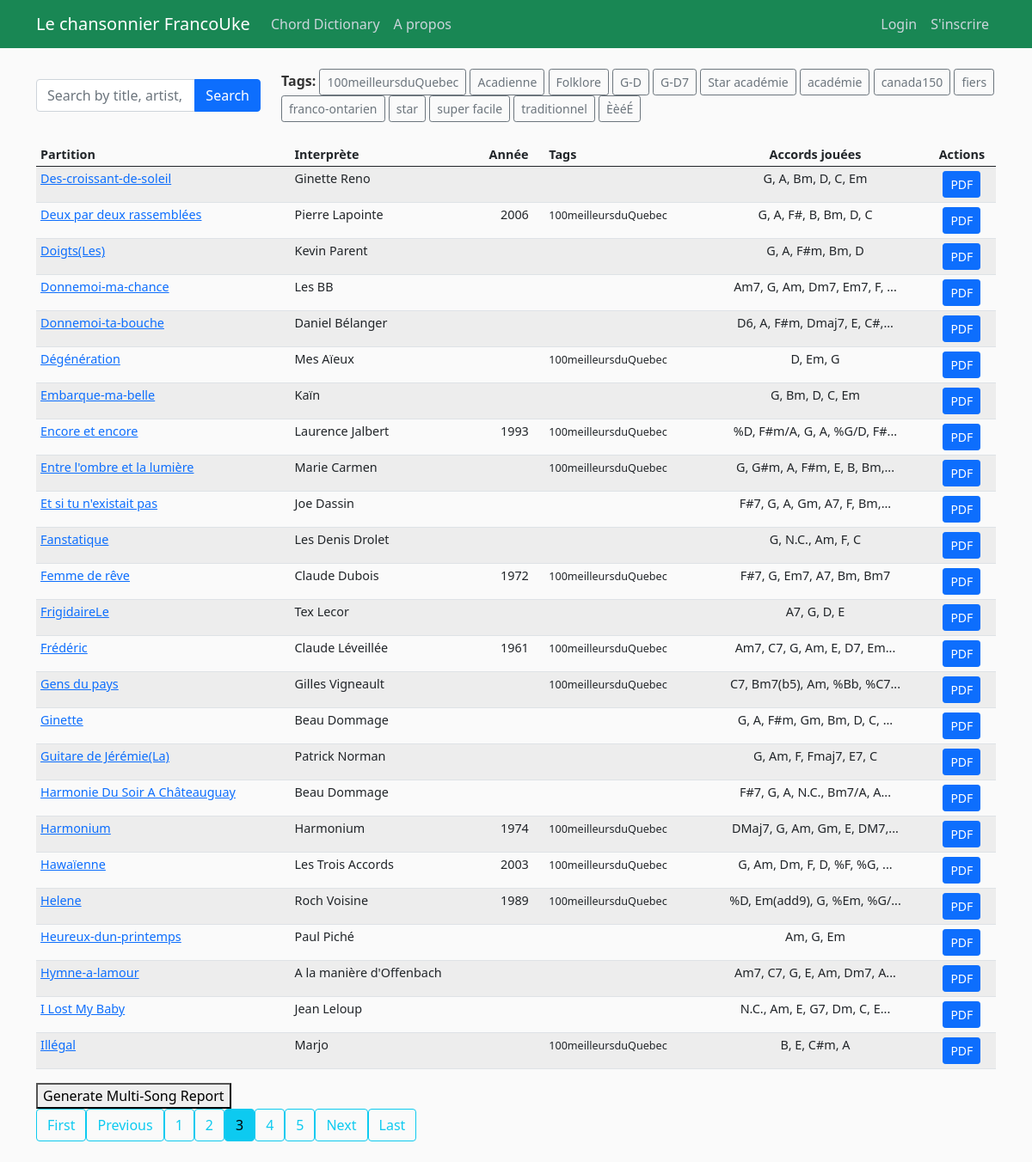
/?page=3, run on the app's committed database.
### songbook/models.py (models this page shows, shortened)
class Song(models.Model):
    songTitle = models.CharField(max_length=100, blank=True, null=True)
    songChordPro = models.TextField()  # Original
    lyrics_with_chords = models.JSONField(null=True, blank=True)
    metadata = models.JSONField(blank=True, null=True)  # Stores metadata as JSON
    date_posted = models.DateField(default=timezone.now)
    contributor = models.ForeignKey(User, on_delete=models.CASCADE)
    abc_notation = models.TextField(blank=True, null=True, help_text="Optional ABC notation for this song.")
    tags = TaggableManager(blank=True)

### songbook/views.py (the view, shortened to what this page needs)
# urls.py: path('', SongListView.as_view(), name='songbook-home'),
class SongListView(ListView):
    model = Song
    template_name = 'songbook/song_list.html'
    context_object_name = 'songs'
    ordering = ['songTitle']
    paginate_by = 25
    def get_queryset(self):
        queryset = super().get_queryset()
        search_query = self.request.GET.get('q', '')  # Search query
        selected_tag = self.request.GET.get('tag', '')  # Selected tag
        if selected_tag:  # Filter by tag if a tag is selected
            queryset = queryset.filter(tags__name=selected_tag)
        return queryset
    def get_context_data(self, **kwargs):
        context = super().get_context_data(**kwargs)
        search_query = self.request.GET.get('q', '')
        selected_tag = self.request.GET.get('tag', '')  # Selected tag
        song_data = []
        for song in context['songs']:
            parsed_data = song.lyrics_with_chords or ""
            chords = extract_chords(parsed_data, unique=True) if parsed_data else []
            tags = [tag.name for tag in song.tags.all()]  # Get tags for each song
            song_data.append({
                'song': song,
                'chords': ', '.join(chords),
                'tags': ', '.join(tags),
            })
        all_tags = Tag.objects.all().values_list('name', flat=True).distinct()
        context['song_data'] = song_data
        context['search_query'] = search_query
        context['selected_tag'] = selected_tag  # Pass the selected tag
        context['all_tags'] = all_tags  # Add all tags to context
        return context

### songbook/transposer.py (called while the page is built)
def extract_chords(parsed_data, unique=False):
    chords = []
    for section in parsed_data:
        for item in section:
            if isinstance(item, dict) and 'chord' in item and item['chord']:
                chords.append(item['chord'])
    if unique:
        return list(set(chords))  # Return unique chords
    return chords  # Return all chords

### songbook/templates/songbook/song_list.html (shortened to what this page needs)
{% extends "songbook/base.html" %}
  {% block content %}
<form method="get" class="mb-4">
    <div class="row align-items-center">
        <div class="col-md-3">
            <div class="input-group">
                <input type="text" name="q" class="form-control"
                       placeholder="Search by title, artist, lyricist or composer"
                       value="{{ search_query }}">
                <button class="btn btn-primary" type="submit">Search</button>
            </div>
        </div>
        <div class="col-md-9">
            <strong>Tags: </strong>
            {% for tag in all_tags %}
                <a href="?tag={{ tag }}" class="btn btn-outline-secondary btn-sm">
                    {{ tag }}
                </a>
            {% endfor %}
        </div>
    </div>
</form>
<div class="table-responsive">
    <table class="table table-striped table-hover table-condensed">
        <thead>
            <tr>
                <th>Partition</th>
                <th>Interprète</th>
                <th>Année</th>
                <th>Tags</th>
                <th class="text-center">Accords jouées</th>
                <th class="text-center">Actions</th>
            </tr>
        </thead>
        <tbody>
            {% for item in song_data %}
            <tr>
                <td>
                    <a href="{% url 'score' item.song.id %}" class="song-link" title="{{ item.song.songTitle }}" aria-label="View score for {{ item.song.songTitle }}">
                        {{ item.song.songTitle }}
                    </a>
                </td>
                <td>{{ item.song.metadata.artist|default_if_none:"Unknown Artist" }}</td>
                <td class="text-center">
                    {{ item.song.metadata.year|default_if_none:"" }}
                </td>
                <td>
                    {% for tag in item.song.tags.all %}
                        <small>{{ tag }}</small>{% if not forloop.last %}, {% endif %}
                    {% endfor %}
                </td>
                <td class="text-center">
                    {% if item.chords|length > 25 %}
                        {{ item.chords|slice:":25"}}...
                    {% else %}
                        {{ item.chords}}
                    {% endif %}
                </td>
                <td class="text-center">
                    <a href="{% url 'generate_single_song_pdf' item.song.id %}" class="btn btn-primary btn-sm" title="Download PDF for {{ item.song.songTitle }}">
                        PDF
                    </a>
                </td>
            </tr>
            {% empty %}
            <tr>
                <td colspan="4" class="text-center">No songs found matching your search.</td>
            </tr>
            {% endfor %}
        </tbody>
    </table>
</div>
<form method="post" action="{% url 'generate_multi_song_pdf' %}">
    <button type="submit">Generate Multi-Song Report</button>
</form>
{% if is_paginated %}
<div class="pagination">
    {% if page_obj.has_previous %}
    <a class="btn btn-outline-info mb-4" href="?page=1" aria-label="First page">First</a>
    <a class="btn btn-outline-info mb-4" href="?page={{ page_obj.previous_page_number }}" aria-label="Previous page">Previous</a>
    {% endif %}
    {% for num in page_obj.paginator.page_range %}
        {% if page_obj.number == num %}
        <a class="btn btn-info mb-4" href="?page={{ num }}" aria-current="page">{{ num }}</a>
        {% elif num > page_obj.number|add:'-3' and num < page_obj.number|add:'3' %}
        <a class="btn btn-outline-info mb-4" href="?page={{ num }}">{{ num }}</a>
        {% endif %}
    {% endfor %}
    {% if page_obj.has_next %}
    <a class="btn btn-outline-info mb-4" href="?page={{ page_obj.next_page_number }}" aria-label="Next page">Next</a>
    <a class="btn btn-outline-info mb-4" href="?page={{ page_obj.paginator.num_pages }}" aria-label="Last page">Last</a>
    {% endif %}
</div>
{% endif %}
{% endblock content %}

### songbook/static/songbook/main.css (style rules this page uses)
body { background: #fafafa; color: #333333; margin-top: 5rem; }
.table-condensed td, .table-condensed th { padding: 5px; line-height: 1.2; font-size: 0.9rem; }

### data on the page
Song: song.songTitle "Des-croissant-de-soleil", song.metadata.artist "Ginette Reno", chords "G, A, Bm, D, C, Em"
Song: song.songTitle "Deux par deux rassemblées", song.metadata.artist "Pierre Lapointe", song.metadata.year "2006", chords "G, A, F#, B, Bm, D, C"
Tag: name "100meilleursduQuebec"
Song: song.songTitle "Doigts(Les)", song.metadata.artist "Kevin Parent", chords "G, A, F#m, Bm, D"
Song: song.songTitle "Donnemoi-ma-chance", song.metadata.artist "Les BB", chords "Am7, G, Am, Dm7, Em7, F,"
Song: song.songTitle "Donnemoi-ta-bouche", song.metadata.artist "Daniel Bélanger", chords "D6, A, F#m, Dmaj7, E, C#,"
Song: song.songTitle "Dégénération", song.metadata.artist "Mes Aïeux", chords "D, Em, G"
Song: song.songTitle "Embarque-ma-belle", song.metadata.artist "Kaïn", chords "G, Bm, D, C, Em"
Song: song.songTitle "Encore et encore", song.metadata.artist "Laurence Jalbert", song.metadata.year "1993", chords "%D, F#m/A, G, A, %G/D, F#"
Song: song.songTitle "Entre l'ombre et la lumière", song.metadata.artist "Marie Carmen", chords "G, G#m, A, F#m, E, B, Bm,"
Song: song.songTitle "Et si tu n'existait pas", song.metadata.artist "Joe Dassin", chords "F#7, G, A, Gm, A7, F, Bm,"
Song: song.songTitle "Fanstatique", song.metadata.artist "Les Denis Drolet", chords "G, N.C., Am, F, C"
Song: song.songTitle "Femme de rêve", song.metadata.artist "Claude Dubois", song.metadata.year "1972", chords "F#7, G, Em7, A7, Bm, Bm7"
Song: song.songTitle "FrigidaireLe", song.metadata.artist "Tex Lecor", chords "A7, G, D, E"
Song: song.songTitle "Frédéric", song.metadata.artist "Claude Léveillée", song.metadata.year "1961", chords "Am7, C7, G, Am, E, D7, Em"
Song: song.songTitle "Gens du pays", song.metadata.artist "Gilles Vigneault", chords "C7, Bm7(b5), Am, %Bb, %C7"
Song: song.songTitle "Ginette", song.metadata.artist "Beau Dommage", chords "G, A, F#m, Gm, Bm, D, C,"
Song: song.songTitle "Guitare de Jérémie(La)", song.metadata.artist "Patrick Norman", chords "G, Am, F, Fmaj7, E7, C"
Song: song.songTitle "Harmonie Du Soir A Châteauguay", song.metadata.artist "Beau Dommage", chords "F#7, G, A, N.C., Bm7/A, A"
Song: song.songTitle "Harmonium", song.metadata.artist "Harmonium", song.metadata.year "1974", chords "DMaj7, G, Am, Gm, E, DM7,"
Song: song.songTitle "Hawaïenne", song.metadata.artist "Les Trois Accords", song.metadata.year "2003", chords "G, Am, Dm, F, D, %F, %G,"
Song: song.songTitle "Helene", song.metadata.artist "Roch Voisine", song.metadata.year "1989", chords "%D, Em(add9), G, %Em, %G/"
Song: song.songTitle "Heureux-dun-printemps", song.metadata.artist "Paul Piché", chords "Am, G, Em"
Song: song.songTitle "Hymne-a-lamour", song.metadata.artist "A la manière d'Offenbach", chords "Am7, C7, G, E, Am, Dm7, A"
Song: song.songTitle "I Lost My Baby", song.metadata.artist "Jean Leloup", chords "N.C., Am, E, G7, Dm, C, E"
Song: song.songTitle "Illégal", song.metadata.artist "Marjo", chords "B, E, C#m, A"

### other printed values
{{ tag }} "100meilleursduQuebec" "Acadienne" "Folklore" "G-D" "G-D7" "Star académie" "académie" "canada150" "fiers" "franco-ontarien" "star" "super facile" "traditionnel" "ÈèéÉ"
{{ num }} "1" "2" "4" "5"
{{ num }} "3"
